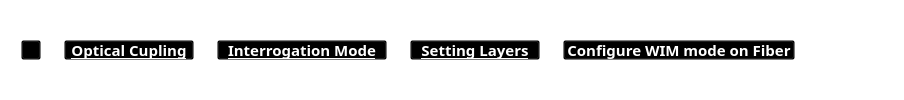
           <widget class="QFrame" name="frame_hierarq_8">
            <property name="sizePolicy">
             <sizepolicy hsizetype="Preferred" vsizetype="Preferred">
              <horstretch>0</horstretch>
              <verstretch>0</verstretch>
             </sizepolicy>
            </property>
            <property name="maximumSize">
             <size>
              <width>16777215</width>
              <height>16777215</height>
             </size>
            </property>
            <property name="styleSheet">
             <string notr="true">background:transparent;</string>
            </property>
            <property name="frameShape">
             <enum>QFrame::StyledPanel</enum>
            </property>
            <property name="frameShadow">
             <enum>QFrame::Raised</enum>
            </property>
            <layout class="QHBoxLayout" name="horizontalLayout_56">
             <property name="spacing">
              <number>8</number>
             </property>
             <property name="leftMargin">
              <number>20</number>
             </property>
             <property name="topMargin">
              <number>8</number>
             </property>
             <property name="rightMargin">
              <number>8</number>
             </property>
             <property name="bottomMargin">
              <number>8</number>
             </property>
             <item>
              <widget class="QPushButton" name="btn_home_8">
               <property name="minimumSize">
                <size>
                 <width>20</width>
                 <height>20</height>
                </size>
               </property>
               <property name="maximumSize">
                <size>
                 <width>20</width>
                 <height>20</height>
                </size>
               </property>
               <property name="cursor">
                <cursorShape>PointingHandCursor</cursorShape>
               </property>
               <property name="text">
                <string/>
               </property>
               <property name="icon">
                <iconset resource="icons_.qrc">
                 <normaloff>:/icons/icons/casa.png</normaloff>:/icons/icons/casa.png</iconset>
               </property>
               <property name="iconSize">
                <size>
                 <width>20</width>
                 <height>20</height>
                </size>
               </property>
              </widget>
             </item>
             <item>
              <widget class="QLabel" name="label_36">
               <property name="maximumSize">
                <size>
                 <width>10</width>
                 <height>10</height>
                </size>
               </property>
               <property name="text">
                <string/>
               </property>
               <property name="pixmap">
                <pixmap resource="icons_.qrc">:/icons/icons/simbolo-de-setas-duplas-para-a-direita-para-avancar.png</pixmap>
               </property>
               <property name="scaledContents">
                <bool>true</bool>
               </property>
              </widget>
             </item>
             <item>
              <widget class="QPushButton" name="btn_couplin_6">
               <property name="sizePolicy">
                <sizepolicy hsizetype="Maximum" vsizetype="Fixed">
                 <horstretch>0</horstretch>
                 <verstretch>0</verstretch>
                </sizepolicy>
               </property>
               <property name="minimumSize">
                <size>
                 <width>130</width>
                 <height>20</height>
                </size>
               </property>
               <property name="maximumSize">
                <size>
                 <width>130</width>
                 <height>20</height>
                </size>
               </property>
               <property name="font">
                <font>
                 <family>Segoe UI Semibold</family>
                 <pointsize>11</pointsize>
                 <bold>true</bold>
                 <underline>true</underline>
                </font>
               </property>
               <property name="cursor">
                <cursorShape>PointingHandCursor</cursorShape>
               </property>
               <property name="autoFillBackground">
                <bool>false</bool>
               </property>
               <property name="styleSheet">
                <string notr="true">color: rgb(255, 255, 255);</string>
               </property>
               <property name="text">
                <string>Optical Cupling</string>
               </property>
               <property name="checkable">
                <bool>false</bool>
               </property>
               <property name="checked">
                <bool>false</bool>
               </property>
               <property name="autoDefault">
                <bool>false</bool>
               </property>
               <property name="default">
                <bool>false</bool>
               </property>
              </widget>
             </item>
             <item>
              <widget class="QLabel" name="label_37">
               <property name="maximumSize">
                <size>
                 <width>10</width>
                 <height>10</height>
                </size>
               </property>
               <property name="text">
                <string/>
               </property>
               <property name="pixmap">
                <pixmap resource="icons_.qrc">:/icons/icons/simbolo-de-setas-duplas-para-a-direita-para-avancar.png</pixmap>
               </property>
               <property name="scaledContents">
                <bool>true</bool>
               </property>
              </widget>
             </item>
             <item>
              <widget class="QPushButton" name="btn_interrogarion_9">
               <property name="sizePolicy">
                <sizepolicy hsizetype="Maximum" vsizetype="Fixed">
                 <horstretch>0</horstretch>
                 <verstretch>0</verstretch>
                </sizepolicy>
               </property>
               <property name="minimumSize">
                <size>
                 <width>170</width>
                 <height>20</height>
                </size>
               </property>
               <property name="maximumSize">
                <size>
                 <width>170</width>
                 <height>20</height>
                </size>
               </property>
               <property name="font">
                <font>
                 <family>Segoe UI Semibold</family>
                 <pointsize>11</pointsize>
                 <bold>true</bold>
                 <underline>true</underline>
                </font>
               </property>
               <property name="cursor">
                <cursorShape>PointingHandCursor</cursorShape>
               </property>
               <property name="autoFillBackground">
                <bool>false</bool>
               </property>
               <property name="styleSheet">
                <string notr="true">color: rgb(255, 255, 255);</string>
               </property>
               <property name="text">
                <string>Interrogation Mode</string>
               </property>
               <property name="checkable">
                <bool>false</bool>
               </property>
               <property name="checked">
                <bool>false</bool>
               </property>
               <property name="autoDefault">
                <bool>false</bool>
               </property>
               <property name="default">
                <bool>false</bool>
               </property>
              </widget>
             </item>
             <item>
              <widget class="QLabel" name="label_38">
               <property name="maximumSize">
                <size>
                 <width>10</width>
                 <height>10</height>
                </size>
               </property>
               <property name="text">
                <string/>
               </property>
               <property name="pixmap">
                <pixmap resource="icons_.qrc">:/icons/icons/simbolo-de-setas-duplas-para-a-direita-para-avancar.png</pixmap>
               </property>
               <property name="scaledContents">
                <bool>true</bool>
               </property>
              </widget>
             </item>
             <item>
              <widget class="QPushButton" name="btn_interrogarion_10">
               <property name="sizePolicy">
                <sizepolicy hsizetype="Maximum" vsizetype="Fixed">
                 <horstretch>0</horstretch>
                 <verstretch>0</verstretch>
                </sizepolicy>
               </property>
               <property name="minimumSize">
                <size>
                 <width>130</width>
                 <height>20</height>
                </size>
               </property>
               <property name="maximumSize">
                <size>
                 <width>170</width>
                 <height>20</height>
                </size>
               </property>
               <property name="font">
                <font>
                 <family>Segoe UI Semibold</family>
                 <pointsize>11</pointsize>
                 <bold>true</bold>
                 <underline>true</underline>
                </font>
               </property>
               <property name="cursor">
                <cursorShape>PointingHandCursor</cursorShape>
               </property>
               <property name="autoFillBackground">
                <bool>false</bool>
               </property>
               <property name="styleSheet">
                <string notr="true">color: rgb(255, 255, 255);</string>
               </property>
               <property name="text">
                <string>Setting Layers</string>
               </property>
               <property name="checkable">
                <bool>false</bool>
               </property>
               <property name="checked">
                <bool>false</bool>
               </property>
               <property name="autoDefault">
                <bool>false</bool>
               </property>
               <property name="default">
                <bool>false</bool>
               </property>
              </widget>
             </item>
             <item>
              <widget class="QLabel" name="label_39">
               <property name="maximumSize">
                <size>
                 <width>10</width>
                 <height>10</height>
                </size>
               </property>
               <property name="text">
                <string/>
               </property>
               <property name="pixmap">
                <pixmap resource="icons_.qrc">:/icons/icons/simbolo-de-setas-duplas-para-a-direita-para-avancar.png</pixmap>
               </property>
               <property name="scaledContents">
                <bool>true</bool>
               </property>
              </widget>
             </item>
             <item>
              <widget class="QPushButton" name="btn_config_WIM_fiber">
               <property name="sizePolicy">
                <sizepolicy hsizetype="Maximum" vsizetype="Fixed">
                 <horstretch>0</horstretch>
                 <verstretch>0</verstretch>
                </sizepolicy>
               </property>
               <property name="minimumSize">
                <size>
                 <width>220</width>
                 <height>20</height>
                </size>
               </property>
               <property name="maximumSize">
                <size>
                 <width>240</width>
                 <height>20</height>
                </size>
               </property>
               <property name="font">
                <font>
                 <family>Segoe UI Semibold</family>
                 <pointsize>11</pointsize>
                 <bold>true</bold>
                 <underline>false</underline>
                </font>
               </property>
               <property name="cursor">
                <cursorShape>PointingHandCursor</cursorShape>
               </property>
               <property name="autoFillBackground">
                <bool>false</bool>
               </property>
               <property name="styleSheet">
                <string notr="true">color: rgb(255, 255, 255);</string>
               </property>
               <property name="text">
                <string>Configure WIM mode on Fiber</string>
               </property>
               <property name="checkable">
                <bool>false</bool>
               </property>
               <property name="checked">
                <bool>false</bool>
               </property>
               <property name="autoDefault">
                <bool>false</bool>
               </property>
               <property name="default">
                <bool>false</bool>
               </property>
              </widget>
             </item>
             <item>
              <spacer name="horizontalSpacer_106">
               <property name="orientation">
                <enum>Qt::Horizontal</enum>
               </property>
               <property name="sizeType">
                <enum>QSizePolicy::Expanding</enum>
               </property>
               <property name="sizeHint" stdset="0">
                <size>
                 <width>100</width>
                 <height>15</height>
                </size>
               </property>
              </spacer>
             </item>
            </layout>
           </widget>
